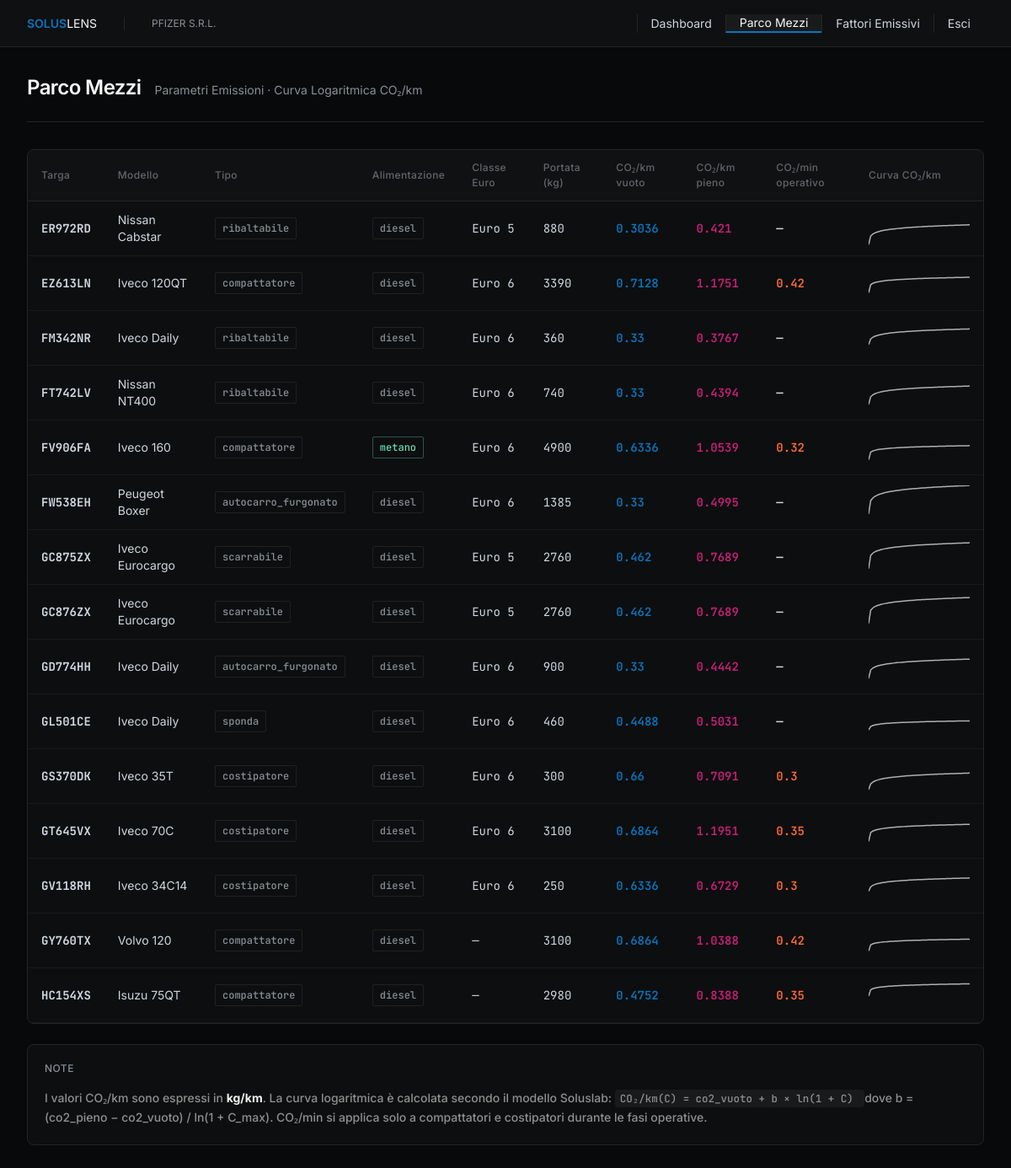
Page /tabelle/veicoli/ (signed in) on the committed database.
### core/models.py (models this page shows, shortened)
class Azienda(models.Model):
    nome = models.CharField(max_length=255)
    is_cliente_fisso = models.BooleanField(default=False)
    user = models.OneToOneField(User, on_delete=models.SET_NULL, null=True, blank=True)

class Veicolo(models.Model):
    targa = models.CharField(max_length=20, unique=True)
    modello = models.CharField(max_length=100)
    tipo = models.CharField(max_length=50)
    fuel = models.CharField(max_length=20)
    euro_class = models.CharField(max_length=20, null=True, blank=True)
    massa_vuoto_kg = models.FloatField()
    portata_kg = models.FloatField()
    co2_km_vuoto_kg = models.FloatField()
    co2_km_pieno_kg = models.FloatField()
    co2_min_kg = models.FloatField(null=True, blank=True)

### core/views.py (the view)
# urls.py: path('tabelle/veicoli/', views.tabella_veicoli, name='tabella_veicoli'),
@login_required
def tabella_veicoli(request):
    from core.models import Veicolo
    from pipeline.calc import logarithmic_curve_points
    veicoli = Veicolo.objects.all().order_by('targa')
    veicoli_data = []
    for v in veicoli:
        vdict = {
            'co2_km_vuoto_kg': v.co2_km_vuoto_kg,
            'co2_km_pieno_kg': v.co2_km_pieno_kg,
            'portata_kg': v.portata_kg,
        }
        pts = logarithmic_curve_points(vdict, n_points=50)
        b = (v.co2_km_pieno_kg - v.co2_km_vuoto_kg) / math.log(1 + v.portata_kg)
        veicoli_data.append({
            'obj': v,
            'curve_json': json.dumps({
                'x': [p['x'] for p in pts],
                'y': [p['y'] for p in pts],
            }),
            'b': round(b, 6),
        })
    return render(request, 'tabelle/veicoli.html', {
        'veicoli_data': veicoli_data,
    })

### pipeline/calc.py (called while the page is built)
def co2_per_km(veicolo: dict, load_kg: float) -> float:
    v0 = veicolo["co2_km_vuoto_kg"]
    vp = veicolo["co2_km_pieno_kg"]
    c_max = veicolo["portata_kg"]
    if c_max <= 0:
        return v0
    b = (vp - v0) / math.log(1 + c_max)
    return v0 + b * math.log(1 + min(load_kg, c_max))

def logarithmic_curve_points(veicolo: dict, n_points: int = 100) -> list[dict]:
    c_max = veicolo["portata_kg"]
    step = c_max / (n_points - 1)
    return [
        {"x": round(i * step, 1), "y": round(co2_per_km(veicolo, i * step), 5)}
        for i in range(n_points)
    ]

### templates/tabelle/veicoli.html (shortened to what this page needs)
{% extends "base.html" %}
{% load static %}
{% block content %}
<div class="p-8 max-w-[1600px] mx-auto">
  <div class="flex items-baseline gap-4 mb-8 pb-6 border-b border-sl-border">
    <h1 class="text-2xl font-semibold tracking-tight">Parco Mezzi</h1>
    <span class="text-sm text-[#8a8f98]">Parametri Emissioni · Curva Logaritmica CO₂/km</span>
  </div>
  <div class="sl-card overflow-hidden mb-6">
    <div class="overflow-x-auto">
      <table class="w-full border-collapse">
        <thead>
          <tr>
            <th class="sl-th">Targa</th>
            <th class="sl-th">Modello</th>
            <th class="sl-th">Tipo</th>
            <th class="sl-th">Alimentazione</th>
            <th class="sl-th">Classe Euro</th>
            <th class="sl-th">Portata (kg)</th>
            <th class="sl-th">CO₂/km vuoto</th>
            <th class="sl-th">CO₂/km pieno</th>
            <th class="sl-th">CO₂/min operativo</th>
            <th class="sl-th">Curva CO₂/km</th>
          </tr>
        </thead>
        <tbody>
          {% for v in veicoli_data %}
          <tr>
            <td class="sl-td font-mono font-bold">{{ v.obj.targa }}</td>
            <td class="sl-td">{{ v.obj.modello }}</td>
            <td class="sl-td">
              <span class="sl-badge sl-badge-neutral">{{ v.obj.tipo }}</span>
            </td>
            <td class="sl-td">
              <span class="sl-badge {% if v.obj.fuel == 'metano' %}sl-badge-bio{% else %}sl-badge-neutral{% endif %}">
                {{ v.obj.fuel }}
              </span>
            </td>
            <td class="sl-td font-mono">{% if v.obj.euro_class %}{{ v.obj.euro_class }}{% else %}—{% endif %}</td>
            <td class="sl-td font-mono">{{ v.obj.portata_kg|floatformat:0 }}</td>
            <td class="sl-td sl-value text-sl-blue">{{ v.obj.co2_km_vuoto_kg }}</td>
            <td class="sl-td sl-value text-sl-magenta">{{ v.obj.co2_km_pieno_kg }}</td>
            <td class="sl-td sl-value">
              {% if v.obj.co2_min_kg %}<span class="text-sl-coral">{{ v.obj.co2_min_kg }}</span>{% else %}—{% endif %}
            </td>
            <td class="sl-td">
              <canvas id="spark-{{ v.obj.targa }}" width="120" height="40" style="display:block"></canvas>
            </td>
          </tr>
          {% endfor %}
        </tbody>
      </table>
    </div>
  </div>
  <div class="sl-card p-5">
    <div class="sl-label">Note</div>
    <p class="text-sm font-medium text-[#909090] leading-relaxed">
      I valori CO₂/km sono espressi in <strong class="text-[#f0f0f0]">kg/km</strong>.
      La curva logaritmica è calcolata secondo il modello Soluslab:
      <code class="font-mono text-[0.78rem] bg-sl-surface px-1.5 py-0.5" style="border-radius:4px">
        CO₂/km(C) = co2_vuoto + b × ln(1 + C)
      </code>
      dove b = (co2_pieno − co2_vuoto) / ln(1 + C_max).
      CO₂/min si applica solo a compattatori e costipatori durante le fasi operative.
    </p>
  </div>
</div>
{% endblock %}

### templates/base.html (shortened to what this page needs)
<!DOCTYPE html>
<html lang="it" class="bg-sl-bg">
<head>
  <script src="https://cdn.tailwindcss.com"></script>
</head>
<body class="bg-sl-bg text-[#f7f8f8] font-sans antialiased min-h-screen">
<nav class="sticky top-0 z-50 bg-sl-panel border-b border-sl-border flex items-center h-14 px-8 gap-8">
  <a href="{% if user.is_authenticated %}/dashboard/{% else %}/login/{% endif %}"
     class="text-sl-blue font-semibold text-sm shrink-0">
    SOLUS<span class="text-[#f7f8f8] font-normal">LENS</span>
  </a>
  {% if user.is_authenticated and user.azienda %}
  <span class="text-[#8a8f98] text-xs pl-8 border-l border-sl-border">
    {{ user.azienda.nome }}
  </span>
  <div class="flex items-stretch ml-auto">
    {% load static %}
    {% url 'dashboard' as url_dashboard %}
    {% url 'tabella_veicoli' as url_veicoli %}
    {% url 'tabella_materiali' as url_materiali %}
    <a href="/dashboard/"
       class="flex items-center px-4 text-sm border-l border-sl-border transition-colors
       {% if request.path == '/dashboard/' or request.path == '/' %}
         text-[#f7f8f8] bg-sl-surface border-b-2 border-b-sl-blue
       {% else %}
         text-[#d0d6e0] hover:text-[#f7f8f8] hover:bg-sl-surface
       {% endif %}">
      Dashboard
    </a>
    <a href="/tabelle/veicoli/"
       class="flex items-center px-4 text-sm border-l border-sl-border transition-colors
       {% if '/tabelle/veicoli' in request.path %}
         text-[#f7f8f8] bg-sl-surface border-b-2 border-b-sl-blue
       {% else %}
         text-[#d0d6e0] hover:text-[#f7f8f8] hover:bg-sl-surface
       {% endif %}">
      Parco Mezzi
    </a>
    <a href="/tabelle/materiali/"
       class="flex items-center px-4 text-sm border-l border-sl-border transition-colors
       {% if '/tabelle/materiali' in request.path %}
         text-[#f7f8f8] bg-sl-surface border-b-2 border-b-sl-blue
       {% else %}
         text-[#d0d6e0] hover:text-[#f7f8f8] hover:bg-sl-surface
       {% endif %}">
      Fattori Emissivi
    </a>
    <form method="post" action="/logout/" class="flex">
      <button type="submit"
        class="flex items-center px-4 text-sm border-l border-sl-border text-[#d0d6e0] hover:text-sl-magenta transition-colors bg-transparent cursor-pointer">
        Esci
      </button>
    </form>
  </div>
  {% endif %}
</nav>
<main>{% block content %}{% endblock %}</main>
</body>
</html>

### rows in the picture
Veicolo: obj.targa "ER972RD", obj.modello "Nissan Cabstar", obj.tipo "ribaltabile", obj.fuel "diesel", obj.euro_class "Euro 5", obj.portata_kg "880", obj.co2_km_vuoto_kg "0.3036", obj.co2_km_pieno_kg "0.421"
Veicolo: obj.targa "EZ613LN", obj.modello "Iveco 120QT", obj.tipo "compattatore", obj.fuel "diesel", obj.euro_class "Euro 6", obj.portata_kg "3390", obj.co2_km_vuoto_kg "0.7128", obj.co2_km_pieno_kg "1.1751", obj.co2_min_kg "0.42"
Veicolo: obj.targa "FM342NR", obj.modello "Iveco Daily", obj.tipo "ribaltabile", obj.fuel "diesel", obj.euro_class "Euro 6", obj.portata_kg "360", obj.co2_km_vuoto_kg "0.33", obj.co2_km_pieno_kg "0.3767"
Veicolo: obj.targa "FT742LV", obj.modello "Nissan NT400", obj.tipo "ribaltabile", obj.fuel "diesel", obj.euro_class "Euro 6", obj.portata_kg "740", obj.co2_km_vuoto_kg "0.33", obj.co2_km_pieno_kg "0.4394"
Veicolo: obj.targa "FV906FA", obj.modello "Iveco 160", obj.tipo "compattatore", obj.fuel "metano", obj.euro_class "Euro 6", obj.portata_kg "4900", obj.co2_km_vuoto_kg "0.6336", obj.co2_km_pieno_kg "1.0539", obj.co2_min_kg "0.32"
Veicolo: obj.targa "FW538EH", obj.modello "Peugeot Boxer", obj.tipo "autocarro_furgonato", obj.fuel "diesel", obj.euro_class "Euro 6", obj.portata_kg "1385", obj.co2_km_vuoto_kg "0.33", obj.co2_km_pieno_kg "0.4995"
Veicolo: obj.targa "GC875ZX", obj.modello "Iveco Eurocargo", obj.tipo "scarrabile", obj.fuel "diesel", obj.euro_class "Euro 5", obj.portata_kg "2760", obj.co2_km_vuoto_kg "0.462", obj.co2_km_pieno_kg "0.7689"
Veicolo: obj.targa "GC876ZX", obj.modello "Iveco Eurocargo", obj.tipo "scarrabile", obj.fuel "diesel", obj.euro_class "Euro 5", obj.portata_kg "2760", obj.co2_km_vuoto_kg "0.462", obj.co2_km_pieno_kg "0.7689"
Veicolo: obj.targa "GD774HH", obj.modello "Iveco Daily", obj.tipo "autocarro_furgonato", obj.fuel "diesel", obj.euro_class "Euro 6", obj.portata_kg "900", obj.co2_km_vuoto_kg "0.33", obj.co2_km_pieno_kg "0.4442"
Veicolo: obj.targa "GL501CE", obj.modello "Iveco Daily", obj.tipo "sponda", obj.fuel "diesel", obj.euro_class "Euro 6", obj.portata_kg "460", obj.co2_km_vuoto_kg "0.4488", obj.co2_km_pieno_kg "0.5031"
Veicolo: obj.targa "GS370DK", obj.modello "Iveco 35T", obj.tipo "costipatore", obj.fuel "diesel", obj.euro_class "Euro 6", obj.portata_kg "300", obj.co2_km_vuoto_kg "0.66", obj.co2_km_pieno_kg "0.7091", obj.co2_min_kg "0.3"
Veicolo: obj.targa "GT645VX", obj.modello "Iveco 70C", obj.tipo "costipatore", obj.fuel "diesel", obj.euro_class "Euro 6", obj.portata_kg "3100", obj.co2_km_vuoto_kg "0.6864", obj.co2_km_pieno_kg "1.1951", obj.co2_min_kg "0.35"
Veicolo: obj.targa "GV118RH", obj.modello "Iveco 34C14", obj.tipo "costipatore", obj.fuel "diesel", obj.euro_class "Euro 6", obj.portata_kg "250", obj.co2_km_vuoto_kg "0.6336", obj.co2_km_pieno_kg "0.6729", obj.co2_min_kg "0.3"
Veicolo: obj.targa "GY760TX", obj.modello "Volvo 120", obj.tipo "compattatore", obj.fuel "diesel", obj.portata_kg "3100", obj.co2_km_vuoto_kg "0.6864", obj.co2_km_pieno_kg "1.0388", obj.co2_min_kg "0.42"
Veicolo: obj.targa "HC154XS", obj.modello "Isuzu 75QT", obj.tipo "compattatore", obj.fuel "diesel", obj.portata_kg "2980", obj.co2_km_vuoto_kg "0.4752", obj.co2_km_pieno_kg "0.8388", obj.co2_min_kg "0.35"

### other values in the picture
{{ user.azienda.nome }} "PFIZER S.R.L."
